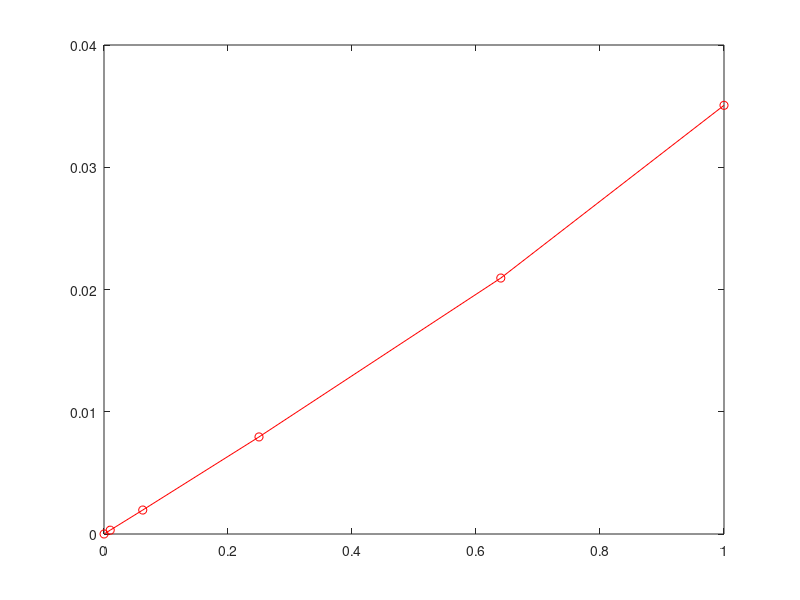

Source code (MATLAB):
clear;

% h=0.2;
% x=-4:h:4;
% m=length(x);

k=1;
% hold off
% 
% newplot
% 
% hold on

i=0;

hvect=[0.01,0.1,0.25,0.5,0.8,1.0];
logvect=log(hvect);

for h=hvect
    x=-4:h:4;
    m=length(x);
    i=i+1;

%     D=30*eye(m);
%     D=D+diag(ones(m-2,1),+2);
%     D=D-diag(16*ones(m-1,1),+1);
%     D=D-diag(16*ones(m-1,1),-1);
%     D=D+diag(ones(m-2,1),-2);
%     D=D/(12*h^2);
D=2*eye(m);
D=D-diag(ones(m-1,1),+1);
D=D-diag(ones(m-1,1),-1);
D=D/(2*h^2);
    
    V=0.5*k*diag(x.^2);
    
    A=D+V;
    
    [vmat,emat]=eig(A);

    error(i)=abs(emat(1)-0.5);
    herror(i)=error(i)*(h^2);
    logerror(i)=log(error(i));

    
% 
%     if k==1
%         plot(x,vmat(:,1),'r-.');
%     elseif k==2
%         plot(x,vmat(:,1),'g--');
%     elseif k==3
%         plot(x,vmat(:,1),'b:');
%     else
%         plot(x,vmat(:,1),'c-');
%     end
% 
%     sum=0;
%     for i=1:m-1
%         sum=sum+0.5*h*(vmat(i)+vmat(i+1));
%     end
%     disp(sum)
%     title(k)
%     pause(2)
% 
%     if k>1
%         fraction(k-1)=groundeigenvalues(k)/groundeigenvalues(1)
%     end
% 
%     if k>1
%         invfrac(k-1)=1/fraction(k-1)
%     end

end

% plot(hvect,error,'ro-')
% plot(logvect,logerror,'ro-')
plot(hvect.^2,error,'ro-')
for j=1:i-1
    gradient(j)=(logerror(j)-logerror(j+1))/(logvect(j)-logvect(j+1))
end


% for k=1:3
%     deviance(k)=groundeigenvalues(k+1)-groundeigenvalues(k)*sqrt(1+1/k)
%     pattern(k)=((deviance(k)-groundeigenvalues(k+1))/groundeigenvalues(k))^2-1
% end
% 
% legend('k=1','k=2','k=3','k=4')
